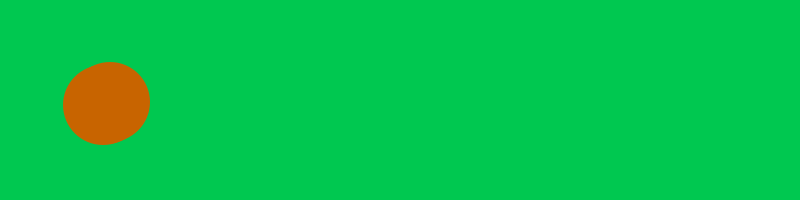
Frame 1 (no input)
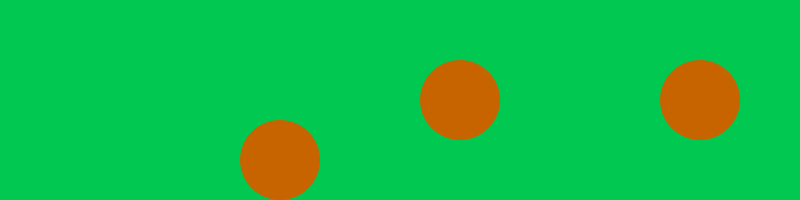
Frame 60 (the mouse pressed at the canvas centre just before this capture)
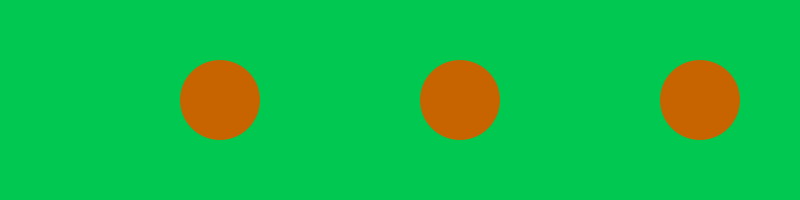
Frame 120 (the mouse held since frame 60 and released just before this capture)

The Processing sketch that drew these frames (run headless with seeded random() and noise(); from frame 60 on, the mouse is pressed at the canvas centre):

// Processing sketch: PV019_multipleBallsBouncingObjectOriented
// ── PV019_multipleBallsBouncingObjectOriented.pde
// OBJECT-ORIENTED version of the multiple bouncing balls
// (see PV016 for the procedural version that generates the same output)
//
// HW
// --
// see how easy it is to set the ball color for a specific ball,
// independently from the other balls. Set a different color for each ball.
// You may do it in the initializer (you will have to change its definition
// accordingly in the Ball file) or using a setter that you have to
// develop.

Ball[] myBalls;

void setup() {
  size(800, 200);
  final int nBalls = 3;
  myBalls = new Ball[nBalls];
  
  initBalls();
}

void draw() {
  refresh();
  animateBalls();
}

void animateBalls() {
  for (int i = 0; i < myBalls.length; i++) {
    //Ball theBall = myBalls[i];
    //theBall.move();
    //theBall.render();
    
    myBalls[i].move().render(); // concatenate method calls
  }
}

void initBalls() {
  // of course this code will be replaced by a for loop and calls to random,
  // in case many many balls!
  
  // constructor's parameters:
  // x0, y0, xSpeed, ySpeed, ballRadius
  Ball ball1 = new Ball(100, 100, 6, 4, 40);
  Ball ball2 = new Ball(100, 100, 10, 2, 40);
  Ball ball3 = new Ball(100, 100, 3, 5, 40);
  myBalls[0] = ball1;
  myBalls[1] = ball2;
  myBalls[2] = ball3;
}

void refresh() {
  final color bkgColor = color(0, 200, 80);
  background(bkgColor);
}

// ── Ball.pde
class Ball {
  int x, y;
  int xSpeed, ySpeed;
  int ballRadius;
  
  Ball(int x0, int y0, int xSpeed, int ySpeed, int ballRadius) {
    this.x = x0;
    this.y = y0;
    this.xSpeed = xSpeed;
    this.ySpeed = ySpeed;
    this.ballRadius = ballRadius;
  }
  
  // was moveBall in the procedural version
  Ball move() {
    if (x >= width - ballRadius || x <= ballRadius) xSpeed = -xSpeed;
    if (y >= height - ballRadius || y <= ballRadius) ySpeed = -ySpeed;
    x += xSpeed;
    y += ySpeed;
    
    // return the address of the instance of class Ball on which the move() was called onto
    return this;
  }
  
  // was renderBall in the procedural version
  void render() {
    final color ballColor = color(200, 100, 0);
    pushStyle();
    noStroke();
    fill(ballColor);
    circle(x, y, 2*ballRadius);
    popStyle();
  }
}
